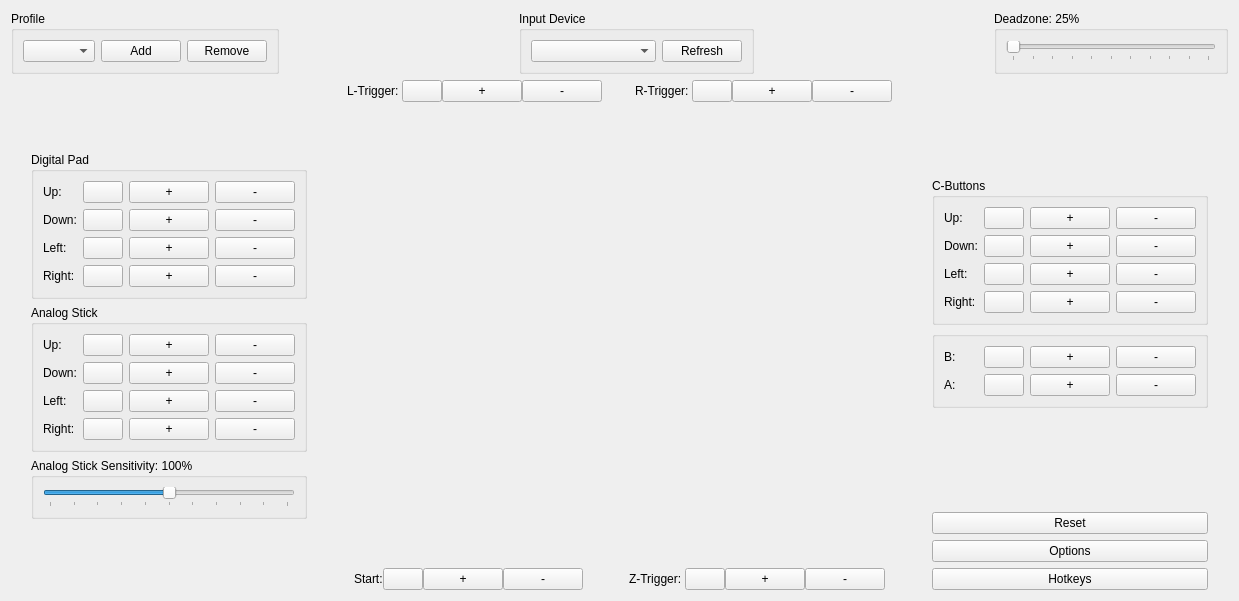
<?xml version="1.0" encoding="UTF-8"?>
<ui version="4.0">
 <class>ControllerWidget</class>
 <widget class="QWidget" name="ControllerWidget">
  <property name="geometry">
   <rect>
    <x>0</x>
    <y>0</y>
    <width>1239</width>
    <height>601</height>
   </rect>
  </property>
  <property name="sizePolicy">
   <sizepolicy hsizetype="Preferred" vsizetype="Preferred">
    <horstretch>0</horstretch>
    <verstretch>0</verstretch>
   </sizepolicy>
  </property>
  <property name="windowTitle">
   <string>ControllerWidget</string>
  </property>
  <layout class="QVBoxLayout" name="verticalLayout_10">
   <item>
    <layout class="QHBoxLayout" name="horizontalLayout_4">
     <item>
      <widget class="QGroupBox" name="profileGroupBox">
       <property name="title">
        <string>Profile</string>
       </property>
       <layout class="QHBoxLayout" name="horizontalLayout_11">
        <item>
         <widget class="QComboBox" name="profileComboBox">
          <property name="sizePolicy">
           <sizepolicy hsizetype="Expanding" vsizetype="Fixed">
            <horstretch>0</horstretch>
            <verstretch>0</verstretch>
           </sizepolicy>
          </property>
          <property name="sizeAdjustPolicy">
           <enum>QComboBox::AdjustToContents</enum>
          </property>
         </widget>
        </item>
        <item>
         <widget class="QPushButton" name="addProfileButton">
          <property name="sizePolicy">
           <sizepolicy hsizetype="Minimum" vsizetype="Fixed">
            <horstretch>0</horstretch>
            <verstretch>0</verstretch>
           </sizepolicy>
          </property>
          <property name="text">
           <string>Add</string>
          </property>
         </widget>
        </item>
        <item>
         <widget class="QPushButton" name="removeProfileButton">
          <property name="sizePolicy">
           <sizepolicy hsizetype="Minimum" vsizetype="Fixed">
            <horstretch>0</horstretch>
            <verstretch>0</verstretch>
           </sizepolicy>
          </property>
          <property name="text">
           <string>Remove</string>
          </property>
         </widget>
        </item>
       </layout>
      </widget>
     </item>
     <item>
      <spacer name="horizontalSpacer_8">
       <property name="orientation">
        <enum>Qt::Horizontal</enum>
       </property>
       <property name="sizeHint" stdset="0">
        <size>
         <width>40</width>
         <height>20</height>
        </size>
       </property>
      </spacer>
     </item>
     <item>
      <widget class="QGroupBox" name="inputDeviceGroupBox">
       <property name="sizePolicy">
        <sizepolicy hsizetype="Preferred" vsizetype="Preferred">
         <horstretch>0</horstretch>
         <verstretch>0</verstretch>
        </sizepolicy>
       </property>
       <property name="title">
        <string>Input Device</string>
       </property>
       <layout class="QHBoxLayout" name="horizontalLayout_10">
        <item>
         <widget class="QComboBox" name="inputDeviceComboBox">
          <property name="sizePolicy">
           <sizepolicy hsizetype="Expanding" vsizetype="Fixed">
            <horstretch>0</horstretch>
            <verstretch>0</verstretch>
           </sizepolicy>
          </property>
          <property name="sizeAdjustPolicy">
           <enum>QComboBox::AdjustToContents</enum>
          </property>
         </widget>
        </item>
        <item>
         <widget class="QPushButton" name="inputDeviceRefreshButton">
          <property name="sizePolicy">
           <sizepolicy hsizetype="Minimum" vsizetype="Fixed">
            <horstretch>0</horstretch>
            <verstretch>0</verstretch>
           </sizepolicy>
          </property>
          <property name="text">
           <string>Refresh</string>
          </property>
         </widget>
        </item>
       </layout>
      </widget>
     </item>
     <item>
      <spacer name="horizontalSpacer_4">
       <property name="orientation">
        <enum>Qt::Horizontal</enum>
       </property>
       <property name="sizeHint" stdset="0">
        <size>
         <width>40</width>
         <height>20</height>
        </size>
       </property>
      </spacer>
     </item>
     <item>
      <widget class="QGroupBox" name="deadZoneGroupBox">
       <property name="title">
        <string>Deadzone: 25%</string>
       </property>
       <layout class="QVBoxLayout" name="verticalLayout_5">
        <item>
         <widget class="QSlider" name="deadZoneSlider">
          <property name="sizePolicy">
           <sizepolicy hsizetype="Expanding" vsizetype="Fixed">
            <horstretch>0</horstretch>
            <verstretch>0</verstretch>
           </sizepolicy>
          </property>
          <property name="minimum">
           <number>0</number>
          </property>
          <property name="maximum">
           <number>100</number>
          </property>
          <property name="orientation">
           <enum>Qt::Horizontal</enum>
          </property>
          <property name="tickPosition">
           <enum>QSlider::TicksBelow</enum>
          </property>
          <property name="tickInterval">
           <number>10</number>
          </property>
         </widget>
        </item>
       </layout>
      </widget>
     </item>
    </layout>
   </item>
   <item>
    <layout class="QHBoxLayout" name="horizontalLayout_3">
     <item>
      <spacer name="horizontalSpacer">
       <property name="orientation">
        <enum>Qt::Horizontal</enum>
       </property>
       <property name="sizeHint" stdset="0">
        <size>
         <width>40</width>
         <height>20</height>
        </size>
       </property>
      </spacer>
     </item>
     <item>
      <layout class="QVBoxLayout" name="verticalLayout_7">
       <item>
        <spacer name="verticalSpacer_3">
         <property name="orientation">
          <enum>Qt::Vertical</enum>
         </property>
         <property name="sizeHint" stdset="0">
          <size>
           <width>20</width>
           <height>40</height>
          </size>
         </property>
        </spacer>
       </item>
       <item>
        <widget class="QGroupBox" name="dpadGroupBox">
         <property name="sizePolicy">
          <sizepolicy hsizetype="Minimum" vsizetype="Preferred">
           <horstretch>0</horstretch>
           <verstretch>0</verstretch>
          </sizepolicy>
         </property>
         <property name="title">
          <string>Digital Pad</string>
         </property>
         <property name="flat">
          <bool>false</bool>
         </property>
         <property name="checkable">
          <bool>false</bool>
         </property>
         <layout class="QHBoxLayout" name="horizontalLayout_5">
          <item>
           <layout class="QVBoxLayout" name="verticalLayout_6">
            <item>
             <widget class="QLabel" name="label_19">
              <property name="sizePolicy">
               <sizepolicy hsizetype="Minimum" vsizetype="Preferred">
                <horstretch>0</horstretch>
                <verstretch>0</verstretch>
               </sizepolicy>
              </property>
              <property name="text">
               <string>Up:</string>
              </property>
             </widget>
            </item>
            <item>
             <widget class="QLabel" name="label_20">
              <property name="sizePolicy">
               <sizepolicy hsizetype="Minimum" vsizetype="Preferred">
                <horstretch>0</horstretch>
                <verstretch>0</verstretch>
               </sizepolicy>
              </property>
              <property name="text">
               <string>Down:</string>
              </property>
              <property name="scaledContents">
               <bool>false</bool>
              </property>
              <property name="wordWrap">
               <bool>true</bool>
              </property>
             </widget>
            </item>
            <item>
             <widget class="QLabel" name="label_21">
              <property name="sizePolicy">
               <sizepolicy hsizetype="Minimum" vsizetype="Preferred">
                <horstretch>0</horstretch>
                <verstretch>0</verstretch>
               </sizepolicy>
              </property>
              <property name="text">
               <string>Left:</string>
              </property>
             </widget>
            </item>
            <item>
             <widget class="QLabel" name="label_22">
              <property name="sizePolicy">
               <sizepolicy hsizetype="Minimum" vsizetype="Preferred">
                <horstretch>0</horstretch>
                <verstretch>0</verstretch>
               </sizepolicy>
              </property>
              <property name="text">
               <string>Right:</string>
              </property>
             </widget>
            </item>
           </layout>
          </item>
          <item>
           <layout class="QVBoxLayout" name="verticalLayout_4">
            <item>
             <layout class="QHBoxLayout" name="horizontalLayout_19">
              <item>
               <widget class="MappingButton" name="dpadUpButton">
                <property name="sizePolicy">
                 <sizepolicy hsizetype="Minimum" vsizetype="Fixed">
                  <horstretch>0</horstretch>
                  <verstretch>0</verstretch>
                 </sizepolicy>
                </property>
                <property name="text">
                 <string/>
                </property>
               </widget>
              </item>
              <item>
               <widget class="AddMappingButton" name="dpadUpAddButton">
                <property name="text">
                 <string>+</string>
                </property>
               </widget>
              </item>
              <item>
               <widget class="RemoveMappingButton" name="dpadUpRemoveButton">
                <property name="text">
                 <string>-</string>
                </property>
               </widget>
              </item>
             </layout>
            </item>
            <item>
             <layout class="QHBoxLayout" name="horizontalLayout_20">
              <item>
               <widget class="MappingButton" name="dpadDownButton">
                <property name="sizePolicy">
                 <sizepolicy hsizetype="Minimum" vsizetype="Fixed">
                  <horstretch>0</horstretch>
                  <verstretch>0</verstretch>
                 </sizepolicy>
                </property>
                <property name="text">
                 <string/>
                </property>
               </widget>
              </item>
              <item>
               <widget class="AddMappingButton" name="dpadDownAddButton">
                <property name="text">
                 <string>+</string>
                </property>
               </widget>
              </item>
              <item>
               <widget class="RemoveMappingButton" name="dpadDownRemoveButton">
                <property name="text">
                 <string>-</string>
                </property>
               </widget>
              </item>
             </layout>
            </item>
            <item>
             <layout class="QHBoxLayout" name="horizontalLayout_21">
              <item>
               <widget class="MappingButton" name="dpadLeftButton">
                <property name="sizePolicy">
                 <sizepolicy hsizetype="Minimum" vsizetype="Fixed">
                  <horstretch>0</horstretch>
                  <verstretch>0</verstretch>
                 </sizepolicy>
                </property>
                <property name="text">
                 <string/>
                </property>
               </widget>
              </item>
              <item>
               <widget class="AddMappingButton" name="dpadLeftAddButton">
                <property name="text">
                 <string>+</string>
                </property>
               </widget>
              </item>
              <item>
               <widget class="RemoveMappingButton" name="dpadLeftRemoveButton">
                <property name="text">
                 <string>-</string>
                </property>
               </widget>
              </item>
             </layout>
            </item>
            <item>
             <layout class="QHBoxLayout" name="horizontalLayout_22">
              <item>
               <widget class="MappingButton" name="dpadRightButton">
                <property name="sizePolicy">
                 <sizepolicy hsizetype="Minimum" vsizetype="Fixed">
                  <horstretch>0</horstretch>
                  <verstretch>0</verstretch>
                 </sizepolicy>
                </property>
                <property name="text">
                 <string/>
                </property>
               </widget>
              </item>
              <item>
               <widget class="AddMappingButton" name="dpadRightAddButton">
                <property name="text">
                 <string>+</string>
                </property>
               </widget>
              </item>
              <item>
               <widget class="RemoveMappingButton" name="dpadRightRemoveButton">
                <property name="text">
                 <string>-</string>
                </property>
               </widget>
              </item>
             </layout>
            </item>
           </layout>
          </item>
         </layout>
        </widget>
       </item>
       <item>
        <widget class="QGroupBox" name="analogStickGroupBox">
         <property name="sizePolicy">
          <sizepolicy hsizetype="Preferred" vsizetype="Preferred">
           <horstretch>0</horstretch>
           <verstretch>0</verstretch>
          </sizepolicy>
         </property>
         <property name="title">
          <string>Analog Stick</string>
         </property>
         <property name="flat">
          <bool>false</bool>
         </property>
         <property name="checkable">
          <bool>false</bool>
         </property>
         <layout class="QHBoxLayout" name="horizontalLayout_12">
          <item>
           <layout class="QVBoxLayout" name="verticalLayout_12">
            <item>
             <widget class="QLabel" name="label_23">
              <property name="sizePolicy">
               <sizepolicy hsizetype="Minimum" vsizetype="Preferred">
                <horstretch>0</horstretch>
                <verstretch>0</verstretch>
               </sizepolicy>
              </property>
              <property name="text">
               <string>Up:</string>
              </property>
             </widget>
            </item>
            <item>
             <widget class="QLabel" name="label_24">
              <property name="sizePolicy">
               <sizepolicy hsizetype="Minimum" vsizetype="Preferred">
                <horstretch>0</horstretch>
                <verstretch>0</verstretch>
               </sizepolicy>
              </property>
              <property name="text">
               <string>Down:</string>
              </property>
             </widget>
            </item>
            <item>
             <widget class="QLabel" name="label_25">
              <property name="sizePolicy">
               <sizepolicy hsizetype="Minimum" vsizetype="Preferred">
                <horstretch>0</horstretch>
                <verstretch>0</verstretch>
               </sizepolicy>
              </property>
              <property name="text">
               <string>Left:</string>
              </property>
             </widget>
            </item>
            <item>
             <widget class="QLabel" name="label_26">
              <property name="sizePolicy">
               <sizepolicy hsizetype="Minimum" vsizetype="Preferred">
                <horstretch>0</horstretch>
                <verstretch>0</verstretch>
               </sizepolicy>
              </property>
              <property name="text">
               <string>Right:</string>
              </property>
             </widget>
            </item>
           </layout>
          </item>
          <item>
           <layout class="QVBoxLayout" name="verticalLayout_2">
            <item>
             <layout class="QHBoxLayout" name="horizontalLayout_23">
              <item>
               <widget class="MappingButton" name="analogStickUpButton">
                <property name="text">
                 <string/>
                </property>
               </widget>
              </item>
              <item>
               <widget class="AddMappingButton" name="analogStickUpAddButton">
                <property name="sizePolicy">
                 <sizepolicy hsizetype="Minimum" vsizetype="Fixed">
                  <horstretch>0</horstretch>
                  <verstretch>0</verstretch>
                 </sizepolicy>
                </property>
                <property name="text">
                 <string>+</string>
                </property>
               </widget>
              </item>
              <item>
               <widget class="RemoveMappingButton" name="analogStickUpRemoveButton">
                <property name="text">
                 <string>-</string>
                </property>
               </widget>
              </item>
             </layout>
            </item>
            <item>
             <layout class="QHBoxLayout" name="horizontalLayout_24">
              <item>
               <widget class="MappingButton" name="analogStickDownButton">
                <property name="text">
                 <string/>
                </property>
               </widget>
              </item>
              <item>
               <widget class="AddMappingButton" name="analogStickDownAddButton">
                <property name="text">
                 <string>+</string>
                </property>
               </widget>
              </item>
              <item>
               <widget class="RemoveMappingButton" name="analogStickDownRemoveButton">
                <property name="text">
                 <string>-</string>
                </property>
               </widget>
              </item>
             </layout>
            </item>
            <item>
             <layout class="QHBoxLayout" name="horizontalLayout_25">
              <item>
               <widget class="MappingButton" name="analogStickLeftButton">
                <property name="text">
                 <string/>
                </property>
               </widget>
              </item>
              <item>
               <widget class="AddMappingButton" name="analogStickLeftAddButton">
                <property name="text">
                 <string>+</string>
                </property>
               </widget>
              </item>
              <item>
               <widget class="RemoveMappingButton" name="analogStickLeftRemoveButton">
                <property name="text">
                 <string>-</string>
                </property>
               </widget>
              </item>
             </layout>
            </item>
            <item>
             <layout class="QHBoxLayout" name="horizontalLayout_26">
              <item>
               <widget class="MappingButton" name="analogStickRightButton">
                <property name="text">
                 <string/>
                </property>
               </widget>
              </item>
              <item>
               <widget class="AddMappingButton" name="analogStickRightAddButton">
                <property name="text">
                 <string>+</string>
                </property>
               </widget>
              </item>
              <item>
               <widget class="RemoveMappingButton" name="analogStickRightRemoveButton">
                <property name="text">
                 <string>-</string>
                </property>
               </widget>
              </item>
             </layout>
            </item>
           </layout>
          </item>
         </layout>
        </widget>
       </item>
       <item>
        <widget class="QGroupBox" name="analogStickSensitivityGroupBox">
         <property name="title">
          <string>Analog Stick Sensitivity: 100%</string>
         </property>
         <layout class="QVBoxLayout" name="verticalLayout_15">
          <item>
           <widget class="QSlider" name="analogStickSensitivitySlider">
            <property name="sizePolicy">
             <sizepolicy hsizetype="Preferred" vsizetype="Preferred">
              <horstretch>0</horstretch>
              <verstretch>0</verstretch>
             </sizepolicy>
            </property>
            <property name="minimum">
             <number>25</number>
            </property>
            <property name="maximum">
             <number>175</number>
            </property>
            <property name="value">
             <number>100</number>
            </property>
            <property name="orientation">
             <enum>Qt::Horizontal</enum>
            </property>
            <property name="tickPosition">
             <enum>QSlider::TicksBelow</enum>
            </property>
            <property name="tickInterval">
             <number>15</number>
            </property>
           </widget>
          </item>
         </layout>
        </widget>
       </item>
       <item>
        <spacer name="verticalSpacer_2">
         <property name="orientation">
          <enum>Qt::Vertical</enum>
         </property>
         <property name="sizeHint" stdset="0">
          <size>
           <width>20</width>
           <height>40</height>
          </size>
         </property>
        </spacer>
       </item>
      </layout>
     </item>
     <item>
      <layout class="QVBoxLayout" name="verticalLayout_9">
       <item>
        <layout class="QHBoxLayout" name="horizontalLayout_7">
         <property name="spacing">
          <number>0</number>
         </property>
         <item>
          <spacer name="horizontalSpacer_5">
           <property name="orientation">
            <enum>Qt::Horizontal</enum>
           </property>
           <property name="sizeHint" stdset="0">
            <size>
             <width>40</width>
             <height>20</height>
            </size>
           </property>
          </spacer>
         </item>
         <item>
          <layout class="QHBoxLayout" name="horizontalLayout_9">
           <item>
            <widget class="QLabel" name="label_3">
             <property name="text">
              <string>L-Trigger: </string>
             </property>
            </widget>
           </item>
           <item>
            <widget class="MappingButton" name="leftTriggerButton">
             <property name="text">
              <string/>
             </property>
            </widget>
           </item>
           <item>
            <widget class="AddMappingButton" name="leftTriggerAddButton">
             <property name="text">
              <string>+</string>
             </property>
            </widget>
           </item>
           <item>
            <widget class="RemoveMappingButton" name="leftTriggerRemoveButton">
             <property name="text">
              <string>-</string>
             </property>
            </widget>
           </item>
           <item>
            <spacer name="horizontalSpacer_7">
             <property name="orientation">
              <enum>Qt::Horizontal</enum>
             </property>
             <property name="sizeHint" stdset="0">
              <size>
               <width>40</width>
               <height>20</height>
              </size>
             </property>
            </spacer>
           </item>
          </layout>
         </item>
         <item>
          <layout class="QHBoxLayout" name="horizontalLayout_8">
           <item>
            <widget class="QLabel" name="label_6">
             <property name="text">
              <string>R-Trigger: </string>
             </property>
            </widget>
           </item>
           <item>
            <widget class="MappingButton" name="rightTriggerButton">
             <property name="text">
              <string/>
             </property>
            </widget>
           </item>
           <item>
            <widget class="AddMappingButton" name="rightTriggerAddButton">
             <property name="text">
              <string>+</string>
             </property>
            </widget>
           </item>
           <item>
            <widget class="RemoveMappingButton" name="rightTriggerRemoveButton">
             <property name="text">
              <string>-</string>
             </property>
            </widget>
           </item>
          </layout>
         </item>
         <item>
          <spacer name="horizontalSpacer_6">
           <property name="orientation">
            <enum>Qt::Horizontal</enum>
           </property>
           <property name="sizeHint" stdset="0">
            <size>
             <width>40</width>
             <height>20</height>
            </size>
           </property>
          </spacer>
         </item>
        </layout>
       </item>
       <item>
        <widget class="ControllerImageWidget" name="controllerImageWidget" native="true">
         <property name="sizePolicy">
          <sizepolicy hsizetype="Expanding" vsizetype="Expanding">
           <horstretch>0</horstretch>
           <verstretch>0</verstretch>
          </sizepolicy>
         </property>
         <property name="minimumSize">
          <size>
           <width>527</width>
           <height>0</height>
          </size>
         </property>
        </widget>
       </item>
       <item>
        <layout class="QHBoxLayout" name="horizontalLayout">
         <item>
          <spacer name="horizontalSpacer_10">
           <property name="orientation">
            <enum>Qt::Horizontal</enum>
           </property>
           <property name="sizeHint" stdset="0">
            <size>
             <width>40</width>
             <height>20</height>
            </size>
           </property>
          </spacer>
         </item>
         <item>
          <layout class="QHBoxLayout" name="horizontalLayout_2">
           <property name="spacing">
            <number>0</number>
           </property>
           <item>
            <widget class="QLabel" name="label">
             <property name="text">
              <string>Start:</string>
             </property>
            </widget>
           </item>
           <item>
            <widget class="MappingButton" name="startButton">
             <property name="text">
              <string/>
             </property>
            </widget>
           </item>
           <item>
            <widget class="AddMappingButton" name="startAddButton">
             <property name="text">
              <string>+</string>
             </property>
            </widget>
           </item>
           <item>
            <widget class="RemoveMappingButton" name="startRemoveButton">
             <property name="text">
              <string>-</string>
             </property>
            </widget>
           </item>
          </layout>
         </item>
         <item>
          <spacer name="horizontalSpacer_2">
           <property name="orientation">
            <enum>Qt::Horizontal</enum>
           </property>
           <property name="sizeHint" stdset="0">
            <size>
             <width>40</width>
             <height>20</height>
            </size>
           </property>
          </spacer>
         </item>
         <item>
          <layout class="QHBoxLayout" name="horizontalLayout_6">
           <property name="spacing">
            <number>0</number>
           </property>
           <item>
            <widget class="QLabel" name="label_2">
             <property name="text">
              <string>Z-Trigger: </string>
             </property>
            </widget>
           </item>
           <item>
            <widget class="MappingButton" name="zTriggerButton">
             <property name="text">
              <string/>
             </property>
            </widget>
           </item>
           <item>
            <widget class="AddMappingButton" name="zTriggerAddButton">
             <property name="text">
              <string>+</string>
             </property>
            </widget>
           </item>
           <item>
            <widget class="RemoveMappingButton" name="zTriggerRemoveButton">
             <property name="text">
              <string>-</string>
             </property>
            </widget>
           </item>
          </layout>
         </item>
         <item>
          <spacer name="horizontalSpacer_11">
           <property name="orientation">
            <enum>Qt::Horizontal</enum>
           </property>
           <property name="sizeHint" stdset="0">
            <size>
             <width>40</width>
             <height>20</height>
            </size>
           </property>
          </spacer>
         </item>
        </layout>
       </item>
      </layout>
     </item>
     <item>
      <layout class="QVBoxLayout" name="verticalLayout_8">
       <item>
        <spacer name="verticalSpacer_4">
         <property name="orientation">
          <enum>Qt::Vertical</enum>
         </property>
         <property name="sizeHint" stdset="0">
          <size>
           <width>20</width>
           <height>40</height>
          </size>
         </property>
        </spacer>
       </item>
       <item>
        <widget class="QGroupBox" name="cButtonsGroupBox">
         <property name="sizePolicy">
          <sizepolicy hsizetype="Minimum" vsizetype="Preferred">
           <horstretch>0</horstretch>
           <verstretch>0</verstretch>
          </sizepolicy>
         </property>
         <property name="title">
          <string>C-Buttons</string>
         </property>
         <property name="flat">
          <bool>false</bool>
         </property>
         <property name="checkable">
          <bool>false</bool>
         </property>
         <layout class="QHBoxLayout" name="horizontalLayout_13">
          <item>
           <layout class="QVBoxLayout" name="verticalLayout_13">
            <item>
             <widget class="QLabel" name="label_28">
              <property name="sizePolicy">
               <sizepolicy hsizetype="Minimum" vsizetype="Preferred">
                <horstretch>0</horstretch>
                <verstretch>0</verstretch>
               </sizepolicy>
              </property>
              <property name="text">
               <string>Up:</string>
              </property>
             </widget>
            </item>
            <item>
             <widget class="QLabel" name="label_27">
              <property name="sizePolicy">
               <sizepolicy hsizetype="Minimum" vsizetype="Preferred">
                <horstretch>0</horstretch>
                <verstretch>0</verstretch>
               </sizepolicy>
              </property>
              <property name="text">
               <string>Down:</string>
              </property>
             </widget>
            </item>
            <item>
             <widget class="QLabel" name="label_29">
              <property name="sizePolicy">
               <sizepolicy hsizetype="Minimum" vsizetype="Preferred">
                <horstretch>0</horstretch>
                <verstretch>0</verstretch>
               </sizepolicy>
              </property>
              <property name="text">
               <string>Left:</string>
              </property>
             </widget>
            </item>
            <item>
             <widget class="QLabel" name="label_30">
              <property name="sizePolicy">
               <sizepolicy hsizetype="Minimum" vsizetype="Preferred">
                <horstretch>0</horstretch>
                <verstretch>0</verstretch>
               </sizepolicy>
              </property>
              <property name="text">
               <string>Right:</string>
              </property>
             </widget>
            </item>
           </layout>
          </item>
          <item>
           <layout class="QVBoxLayout" name="verticalLayout_3">
            <item>
             <layout class="QHBoxLayout" name="horizontalLayout_28">
              <item>
               <widget class="MappingButton" name="cbuttonUpButton">
                <property name="sizePolicy">
                 <sizepolicy hsizetype="Minimum" vsizetype="Fixed">
                  <horstretch>0</horstretch>
                  <verstretch>0</verstretch>
                 </sizepolicy>
                </property>
                <property name="text">
                 <string/>
                </property>
               </widget>
              </item>
              <item>
               <widget class="AddMappingButton" name="cbuttonUpAddButton">
                <property name="text">
                 <string>+</string>
                </property>
               </widget>
              </item>
              <item>
               <widget class="RemoveMappingButton" name="cbuttonUpRemoveButton">
                <property name="text">
                 <string>-</string>
                </property>
               </widget>
              </item>
             </layout>
            </item>
            <item>
             <layout class="QHBoxLayout" name="horizontalLayout_27">
              <item>
               <widget class="MappingButton" name="cbuttonDownButton">
                <property name="sizePolicy">
                 <sizepolicy hsizetype="Minimum" vsizetype="Fixed">
                  <horstretch>0</horstretch>
                  <verstretch>0</verstretch>
                 </sizepolicy>
                </property>
                <property name="text">
                 <string/>
                </property>
               </widget>
              </item>
              <item>
               <widget class="AddMappingButton" name="cbuttonDownAddButton">
                <property name="text">
                 <string>+</string>
                </property>
               </widget>
              </item>
              <item>
               <widget class="RemoveMappingButton" name="cbuttonDownRemoveButton">
                <property name="text">
                 <string>-</string>
                </property>
               </widget>
              </item>
             </layout>
            </item>
            <item>
             <layout class="QHBoxLayout" name="horizontalLayout_29">
              <item>
               <widget class="MappingButton" name="cbuttonLeftButton">
                <property name="sizePolicy">
                 <sizepolicy hsizetype="Minimum" vsizetype="Fixed">
                  <horstretch>0</horstretch>
                  <verstretch>0</verstretch>
                 </sizepolicy>
                </property>
                <property name="text">
                 <string/>
                </property>
               </widget>
              </item>
              <item>
               <widget class="AddMappingButton" name="cbuttonLeftAddButton">
                <property name="text">
                 <string>+</string>
                </property>
               </widget>
              </item>
              <item>
               <widget class="RemoveMappingButton" name="cbuttonLeftRemoveButton">
                <property name="text">
                 <string>-</string>
                </property>
               </widget>
              </item>
             </layout>
            </item>
            <item>
             <layout class="QHBoxLayout" name="horizontalLayout_30">
              <item>
               <widget class="MappingButton" name="cbuttonRightButton">
                <property name="sizePolicy">
                 <sizepolicy hsizetype="Minimum" vsizetype="Fixed">
                  <horstretch>0</horstretch>
                  <verstretch>0</verstretch>
                 </sizepolicy>
                </property>
                <property name="text">
                 <string/>
                </property>
               </widget>
              </item>
              <item>
               <widget class="AddMappingButton" name="cbuttonRightAddButton">
                <property name="text">
                 <string>+</string>
                </property>
               </widget>
              </item>
              <item>
               <widget class="RemoveMappingButton" name="cbuttonRightRemoveButton">
                <property name="text">
                 <string>-</string>
                </property>
               </widget>
              </item>
             </layout>
            </item>
           </layout>
          </item>
         </layout>
        </widget>
       </item>
       <item>
        <widget class="QGroupBox" name="buttonsGroupBox">
         <property name="sizePolicy">
          <sizepolicy hsizetype="Minimum" vsizetype="Preferred">
           <horstretch>0</horstretch>
           <verstretch>0</verstretch>
          </sizepolicy>
         </property>
         <property name="title">
          <string/>
         </property>
         <layout class="QHBoxLayout" name="horizontalLayout_14">
          <item>
           <layout class="QVBoxLayout" name="verticalLayout_14">
            <item>
             <widget class="QLabel" name="label_16">
              <property name="sizePolicy">
               <sizepolicy hsizetype="Minimum" vsizetype="Preferred">
                <horstretch>0</horstretch>
                <verstretch>0</verstretch>
               </sizepolicy>
              </property>
              <property name="text">
               <string>B:</string>
              </property>
             </widget>
            </item>
            <item>
             <widget class="QLabel" name="label_17">
              <property name="sizePolicy">
               <sizepolicy hsizetype="Minimum" vsizetype="Preferred">
                <horstretch>0</horstretch>
                <verstretch>0</verstretch>
               </sizepolicy>
              </property>
              <property name="text">
               <string>A:</string>
              </property>
             </widget>
            </item>
           </layout>
          </item>
          <item>
           <layout class="QVBoxLayout" name="verticalLayout_11">
            <item>
             <layout class="QHBoxLayout" name="horizontalLayout_16">
              <item>
               <widget class="MappingButton" name="bButton">
                <property name="sizePolicy">
                 <sizepolicy hsizetype="Minimum" vsizetype="Fixed">
                  <horstretch>0</horstretch>
                  <verstretch>0</verstretch>
                 </sizepolicy>
                </property>
                <property name="text">
                 <string/>
                </property>
               </widget>
              </item>
              <item>
               <widget class="AddMappingButton" name="bAddButton">
                <property name="text">
                 <string>+</string>
                </property>
               </widget>
              </item>
              <item>
               <widget class="RemoveMappingButton" name="bRemoveButton">
                <property name="text">
                 <string>-</string>
                </property>
               </widget>
              </item>
             </layout>
            </item>
            <item>
             <layout class="QHBoxLayout" name="horizontalLayout_17">
              <item>
               <widget class="MappingButton" name="aButton">
                <property name="sizePolicy">
                 <sizepolicy hsizetype="Minimum" vsizetype="Fixed">
                  <horstretch>0</horstretch>
                  <verstretch>0</verstretch>
                 </sizepolicy>
                </property>
                <property name="text">
                 <string/>
                </property>
               </widget>
              </item>
              <item>
               <widget class="AddMappingButton" name="aAddButton">
                <property name="text">
                 <string>+</string>
                </property>
               </widget>
              </item>
              <item>
               <widget class="RemoveMappingButton" name="aRemoveButton">
                <property name="text">
                 <string>-</string>
                </property>
               </widget>
              </item>
             </layout>
            </item>
           </layout>
          </item>
         </layout>
        </widget>
       </item>
       <item>
        <spacer name="verticalSpacer">
         <property name="orientation">
          <enum>Qt::Vertical</enum>
         </property>
         <property name="sizeHint" stdset="0">
          <size>
           <width>20</width>
           <height>40</height>
          </size>
         </property>
        </spacer>
       </item>
       <item>
        <widget class="QPushButton" name="resetButton">
         <property name="text">
          <string>Reset</string>
         </property>
        </widget>
       </item>
       <item>
        <widget class="QPushButton" name="optionsButton">
         <property name="text">
          <string>Options</string>
         </property>
        </widget>
       </item>
       <item>
        <widget class="QPushButton" name="hotkeysButton">
         <property name="text">
          <string>Hotkeys</string>
         </property>
        </widget>
       </item>
      </layout>
     </item>
     <item>
      <spacer name="horizontalSpacer_3">
       <property name="orientation">
        <enum>Qt::Horizontal</enum>
       </property>
       <property name="sizeHint" stdset="0">
        <size>
         <width>40</width>
         <height>20</height>
        </size>
       </property>
      </spacer>
     </item>
    </layout>
   </item>
  </layout>
 </widget>
 <customwidgets>
  <customwidget>
   <class>MappingButton</class>
   <extends>QPushButton</extends>
   <header>UserInterface/Widget/MappingButton.hpp</header>
  </customwidget>
  <customwidget>
   <class>ControllerImageWidget</class>
   <extends>QWidget</extends>
   <header>UserInterface/Widget/ControllerImageWidget.hpp</header>
   <container>1</container>
  </customwidget>
  <customwidget>
   <class>AddMappingButton</class>
   <extends>QPushButton</extends>
   <header>UserInterface/Widget/AddMappingButton.hpp</header>
  </customwidget>
  <customwidget>
   <class>RemoveMappingButton</class>
   <extends>QPushButton</extends>
   <header>UserInterface/Widget/RemoveMappingButton.hpp</header>
  </customwidget>
 </customwidgets>
 <resources/>
 <connections/>
</ui>
